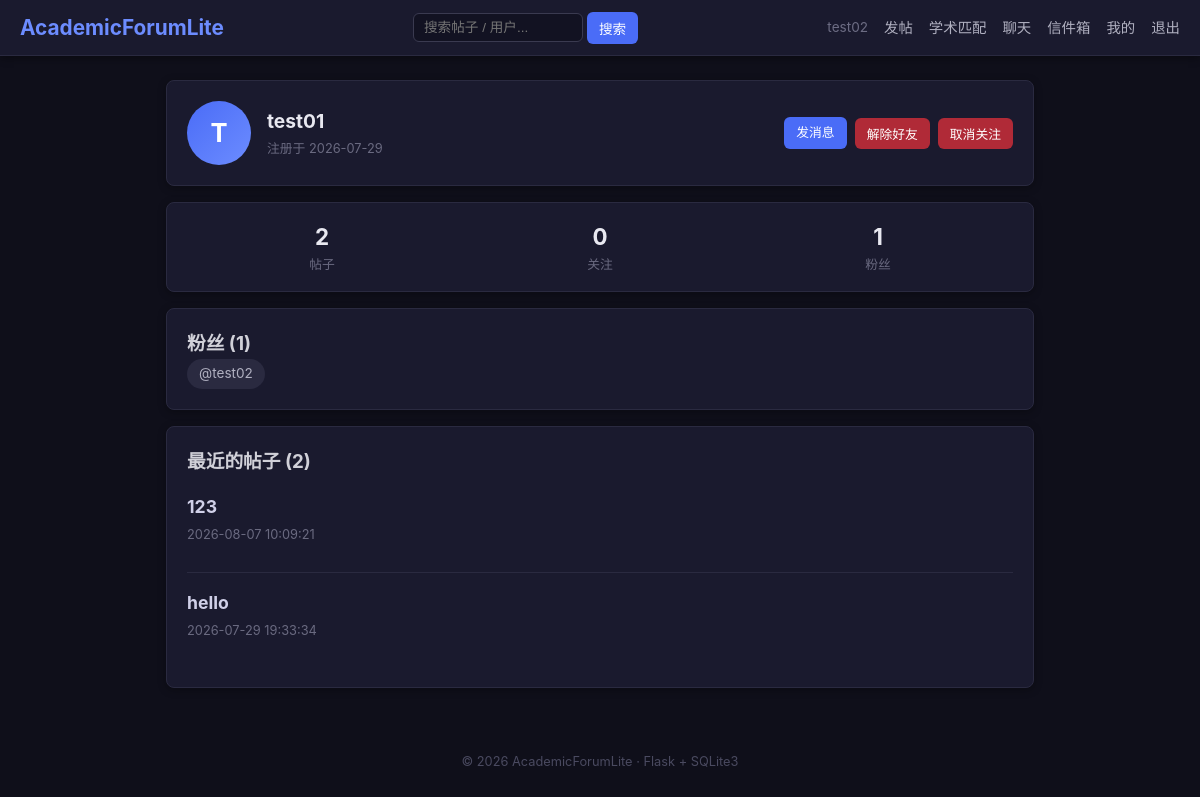
/profile/1 (signed in), run on the app's committed database.
### tables this page shows
CREATE TABLE user (
            id          INTEGER PRIMARY KEY AUTOINCREMENT,
            username    TEXT    NOT NULL UNIQUE,
            password    TEXT    NOT NULL,
            create_time TEXT    NOT NULL
        , avatar TEXT NOT NULL DEFAULT '', bio TEXT NOT NULL DEFAULT '', learning_interest TEXT NOT NULL DEFAULT '');

CREATE TABLE post (
            id          INTEGER PRIMARY KEY AUTOINCREMENT,
            user_id     INTEGER NOT NULL,
            title       TEXT    NOT NULL,
            content     TEXT    NOT NULL,
            create_time TEXT    NOT NULL,
            update_time TEXT    NOT NULL,
            FOREIGN KEY (user_id) REFERENCES user(id)
        );

### app.py (the view)
@app.route("/profile/<int:user_id>")
def profile(user_id):
    db = get_db()
    user = db.execute(
        "SELECT id, username, avatar, bio, learning_interest, create_time "
        "FROM user WHERE id = ?", (user_id,)
    ).fetchone()
    if user is None:
        flash("用户不存在", "danger")
        return redirect(url_for("index"))
    post_count = db.execute(
        "SELECT COUNT(*) AS cnt FROM post WHERE user_id = ?", (user_id,)
    ).fetchone()["cnt"]
    following_count = db.execute(
        "SELECT COUNT(*) AS cnt FROM follow WHERE follower_id = ?", (user_id,)
    ).fetchone()["cnt"]
    follower_count = db.execute(
        "SELECT COUNT(*) AS cnt FROM follow WHERE followed_id = ?", (user_id,)
    ).fetchone()["cnt"]
    following_list = db.execute("""
        SELECT u.id, u.username FROM follow f
        JOIN user u ON f.followed_id = u.id
        WHERE f.follower_id = ?
        ORDER BY f.create_time DESC
    """, (user_id,)).fetchall()
    follower_list = db.execute("""
        SELECT u.id, u.username FROM follow f
        JOIN user u ON f.follower_id = u.id
        WHERE f.followed_id = ?
        ORDER BY f.create_time DESC
    """, (user_id,)).fetchall()
    is_following = False
    friend_status = "none"
    if "user_id" in session and session["user_id"] != user_id:
        row = db.execute(
            "SELECT id FROM follow WHERE follower_id = ? AND followed_id = ?",
            (session["user_id"], user_id)
        ).fetchone()
        is_following = row is not None
        friend_status = _friend_status(db, session["user_id"], user_id)
    posts = db.execute("""
        SELECT id, title, create_time FROM post
        WHERE user_id = ?
        ORDER BY create_time DESC LIMIT 20
    """, (user_id,)).fetchall()
    return render_template(
        "profile.html",
        profile_user=user,
        post_count=post_count,
        following_count=following_count,
        follower_count=follower_count,
        following_list=following_list,
        follower_list=follower_list,
        is_following=is_following,
        friend_status=friend_status,
        posts=posts,
    )

### app.py (called while the page is built, shortened)
def get_db() -> sqlite3.Connection:
    if "db" not in g:
        g.db = sqlite3.connect(DB_PATH)
        g.db.row_factory = sqlite3.Row
        g.db.execute("PRAGMA foreign_keys = ON")  # 开启外键级联
    return g.db

@app.context_processor
def inject_now():
    return {"now": datetime.now}

@app.context_processor
def inject_unread():
    if "user_id" not in session:
        return {"unread_count": 0}
    db = get_db()
    row = db.execute(
        "SELECT COUNT(*) AS c FROM message WHERE receiver_id = ? AND is_read = 0",
        (session["user_id"],)
    ).fetchone()
    return {"unread_count": row["c"] if row else 0}

def _are_friends(db, uid_a: int, uid_b: int) -> bool:
    return db.execute(
        "SELECT id FROM friend WHERE user_id = ? AND friend_id = ?",
        (uid_a, uid_b)
    ).fetchone() is not None

def _friend_status(db, me: int, other: int) -> str:
    if _are_friends(db, me, other):
        return "friend"

### templates/profile.html (shortened to what this page needs)
{% extends "base.html" %}
{% block content %}
    <div class="card profile-header">
        <div class="profile-avatar">
            <span class="avatar-circle">{{ profile_user.username[:1].upper() }}</span>
        </div>
        <div class="profile-info">
            <h2>{{ profile_user.username }}</h2>
            <div class="register-time">注册于 {{ profile_user.create_time[:10] }}</div>
        </div>
        <div class="profile-actions">
            {% if session.user_id == profile_user.id %}
                <a href="{{ url_for('edit_profile') }}" class="btn btn-primary btn-sm">编辑资料</a>
            {% elif session.user_id %}
                <div style="display:flex;gap:8px;align-items:center;flex-wrap:wrap;">
                    {% if friend_status == 'friend' %}
                        <a href="{{ url_for('chat_detail', user_id=profile_user.id) }}" class="btn btn-primary btn-sm">发消息</a>
                        <form method="POST" action="{{ url_for('remove_friend') }}"
                              onsubmit="return confirm('确定解除与 {{ profile_user.username }} 的好友关系吗？');">
                            <button type="submit" class="btn btn-danger btn-sm">解除好友</button>
                        </form>
                    {% elif friend_status == 'pending_sent' %}
                        <a href="{{ url_for('friend_requests') }}" class="btn btn-cancel btn-sm">已发送请求</a>
                    {% elif friend_status == 'pending_received' %}
                        <a href="{{ url_for('friend_requests') }}" class="btn btn-primary btn-sm">接受好友请求</a>
                    {% else %}
                        <form method="POST" action="{{ url_for('add_friend') }}">
                            <input type="hidden" name="user_id" value="{{ profile_user.id }}">
                            <button type="submit" class="btn btn-primary btn-sm">加好友</button>
                        </form>
                    {% endif %}
                    <form method="POST" action="{{ url_for('toggle_follow', user_id=profile_user.id) }}">
                        <button type="submit" class="btn btn-sm {{ 'btn-danger' if is_following else 'btn-cancel' }}">
                            {{ '取消关注' if is_following else '关注' }}
                        </button>
                    </form>
                </div>
            {% endif %}
        </div>
    </div>
    <div class="card stats-row">
        <div class="stat-item">
            <span class="stat-num">{{ post_count }}</span>
            <span class="stat-label">帖子</span>
        </div>
        <div class="stat-item">
            <span class="stat-num">{{ following_count }}</span>
            <span class="stat-label">关注</span>
        </div>
        <div class="stat-item">
            <span class="stat-num">{{ follower_count }}</span>
            <span class="stat-label">粉丝</span>
        </div>
    </div>
    {% if follower_list %}
        <div class="card">
            <h3>粉丝 ({{ follower_count }})</h3>
            <div class="user-list">
                {% for u in follower_list %}
                    <a href="{{ url_for('profile', user_id=u.id) }}" class="user-tag">@{{ u.username }}</a>
                {% endfor %}
            </div>
        </div>
    {% endif %}
    <div class="card">
        <h3>最近的帖子 ({{ post_count }})</h3>
        {% if posts %}
            {% for p in posts %}
                <div class="post-item">
                    <h3><a href="{{ url_for('post_detail', post_id=p.id) }}">{{ p.title }}</a></h3>
                    <div class="meta">{{ p.create_time }}</div>
                </div>
            {% endfor %}
        {% else %}
            <p class="empty">暂无帖子</p>
        {% endif %}
    </div>
{% endblock %}

### templates/base.html (shortened to what this page needs)
<!DOCTYPE html>
<html lang="zh-CN">
<head>
</head>
<body>
<nav>
    <a href="{{ url_for('index') }}" class="brand">AcademicForumLite</a>
    <form action="{{ url_for('search') }}" method="get" class="search-form">
        <input type="text" name="q" placeholder="搜索帖子 / 用户..." value="{{ request.args.get('q','') }}">
        <button type="submit">搜索</button>
    </form>
    <div class="nav-links">
        {% if session.user_id %}
            <span>{{ session.username }}</span>
            <a href="{{ url_for('create_post') }}">发帖</a>
            <a href="{{ url_for('match') }}">学术匹配</a>
            <a href="{{ url_for('chat') }}">聊天</a>
            <a href="{{ url_for('messages') }}">信件箱{% if unread_count %}<span class="badge">{{ unread_count }}</span>{% endif %}</a>
            <a href="{{ url_for('profile', user_id=session.user_id) }}">我的</a>
            <a href="{{ url_for('logout') }}">退出</a>
        {% else %}
            <a href="{{ url_for('login') }}">登录</a>
            <a href="{{ url_for('register') }}">注册</a>
        {% endif %}
    </div>
</nav>
<div class="container">
    {% block content %}{% endblock %}
</div>
<footer>&copy; {{ now().year }} AcademicForumLite · Flask + SQLite3</footer>
</body>
</html>

### templates/base.html (style rules this page uses)
* { margin: 0; padding: 0; box-sizing: border-box; }
body { font-family: -apple-system, BlinkMacSystemFont, "Segoe UI", Roboto, "Helvetica Neue", Arial, sans-serif; background: #0f0f1a; color: #d0d0d8; line-height: 1.6; min-height: 100vh; }
a { color: #6c8cff; text-decoration: none; }
nav { background: #1a1a2e; color: #e0e0e8; padding: 0 20px; display: flex; align-items: center; justify-content: space-between; height: 56px; box-shadow: 0 2px 8px rgba(0,0,0,.4); border-bottom: 1px solid #2a2a40; }
nav .brand { font-size: 1.3rem; font-weight: 700; color: #6c8cff; }
nav .nav-links { display: flex; gap: 16px; align-items: center; }
nav .nav-links a { color: #b0b0c0; font-size: .9rem; transition: color .2s; }
nav .nav-links span { font-size: .85rem; opacity: .75; color: #8888a0; }
.container { max-width: 900px; margin: 0 auto; padding: 24px 16px; }
.card { background: #1a1a2e; border-radius: 8px; padding: 20px; margin-bottom: 16px; box-shadow: 0 2px 8px rgba(0,0,0,.3); border: 1px solid #2a2a40; }
.card h2 { margin-bottom: 8px; font-size: 1.2rem; color: #e8e8f0; }
.card .meta { font-size: .8rem; color: #7a7a90; margin-bottom: 10px; }
.btn { display: inline-block; padding: 10px 20px; border: none; border-radius: 6px; font-size: .9rem; cursor: pointer; transition: opacity .2s, background .2s; }
.btn-primary { background: #4a6cf7; color: #fff; }
.btn-danger { background: #b02a37; color: #fff; }
.btn-sm { padding: 6px 12px; font-size: .8rem; }
.post-item { border-bottom: 1px solid #2a2a40; padding: 16px 0; }
.post-item:last-child { border-bottom: none; }
.post-item h3 { font-size: 1.1rem; margin-bottom: 4px; }
.post-item h3 a { color: #d0d0e8; }
.post-item .meta { font-size: .8rem; color: #6a6a80; }
.profile-header { display: flex; align-items: center; flex-wrap: wrap; gap: 16px; }
.profile-header .profile-avatar { flex-shrink: 0; }
.avatar-circle { display: inline-flex; width: 64px; height: 64px; border-radius: 50%; background: linear-gradient(135deg, #4a6cf7, #6c8cff); color: #fff; font-size: 1.6rem; font-weight: 700; align-items: center; justify-content: center; user-select: none; }
.profile-header .profile-info { flex: 1; min-width: 180px; }
.profile-header .profile-info h2 { margin: 0 0 2px; }
.profile-header .register-time { font-size: .8rem; color: #6a6a80; }
.profile-header .profile-actions { flex-shrink: 0; }
.stats-row { display: flex; justify-content: space-around; text-align: center; padding: 16px; }
.stat-item { display: flex; flex-direction: column; }
.stat-num { font-size: 1.4rem; font-weight: 700; color: #e8e8f0; }
.stat-label { font-size: .8rem; color: #6a6a80; }
.user-list { display: flex; flex-wrap: wrap; gap: 8px; }
.user-tag { display: inline-block; padding: 4px 12px; background: #2a2a40; border-radius: 16px; font-size: .85rem; color: #b0b0c0; transition: background .2s; }
footer { text-align: center; padding: 24px; color: #4a4a60; font-size: .8rem; }
.search-form { display: flex; gap: 4px; align-items: center; }
.search-form input { background: #121222; border: 1px solid #3a3a50; color: #d0d0d8; border-radius: 6px; padding: 6px 10px; font-size: .85rem; width: 170px; outline: none; }
.search-form button { background: #4a6cf7; color: #fff; border: none; border-radius: 6px; padding: 6px 12px; font-size: .85rem; cursor: pointer; }

### data on the page
user: username "test02"
user: username "T", username "test01", create_time "2026-07-29"
post: title "123", create_time "2026-08-07 10:09:21"
post: title "hello", create_time "2026-07-29 19:33:34"

### other printed values
{{ '取消关注' if is_following else '关注' }} "取消关注"
{{ post_count }} "2"
{{ following_count }} "0"
{{ follower_count }} "1"
